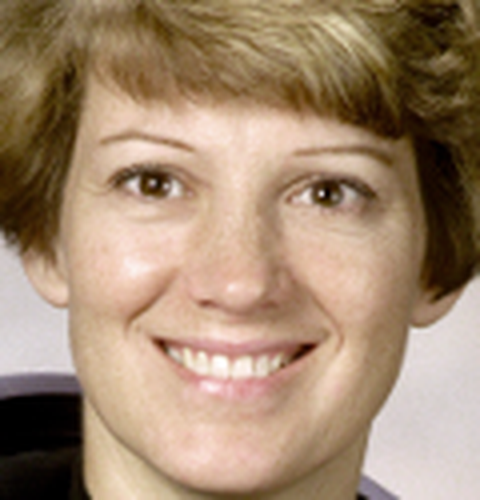
#> input picture denoise_images/clean/portrait.png, 480 x 500 px, given in place of astronaut.png, which was not available
$ python prepare_dataset.py
#> lines starting #> are read from the running program, lines starting #| are printed output that depends on the picture; after the words box and inside, x2 and y2 are one past the last pixel; in counts of white or black regions, pixels touching at a corner belong together; pictures that were not available may be replaced by others from this repository, and a replacement may not be noted
"""Tạo lại bộ ảnh thử từ clean/{astronaut,camera,coffee}.png, không cần mạng.

Chạy: python denoise_images/prepare_dataset.py
Phụ thuộc: numpy, Pillow. Seed=42; kết quả lưu PNG không mất dữ liệu.
"""
import hashlib
import json
from pathlib import Path

import numpy as np
from PIL import Image, ImageDraw, ImageOps

ROOT = Path(__file__).resolve().parent


def main():
    rng = np.random.default_rng(42)
    records = []
    for folder in ("clean", "noisy", "exposure"):
        (ROOT / folder).mkdir(exist_ok=True)

    def read(name):
#> called with name = 'astronaut.png'
        return np.asarray(Image.open(ROOT / "clean" / name)).copy()
#> returned value is the input picture: shape (500, 480, 3); mean R, G, B 162.9, 137.5, 112.8

    def save(relative, arr):
        Image.fromarray(arr).save(ROOT / relative)

    def gaussian(arr, sigma=20):
        return np.rint(np.clip(arr.astype(float) + rng.normal(0, sigma, arr.shape), 0, 255)).astype(np.uint8)

    def impulse(arr, amount=.04):
        out = arr.copy()
        mask = rng.random(arr.shape[:2])
        out[mask < amount / 2] = 0
        out[mask >= 1 - amount / 2] = 255
        return out

    def record(path, reference, category, parameters):
        records.append(dict(path=path, reference=reference, category=category, parameters=parameters))

    portrait = np.asarray(Image.fromarray(read('astronaut.png')).crop((165, 55, 285, 180)).resize((480, 500), Image.Resampling.LANCZOS))
    save('clean/portrait.png', portrait)
    edges = np.full((480, 640, 3), 180, np.uint8)
    edges[:, :320] = 50
    edge_image = Image.fromarray(edges)
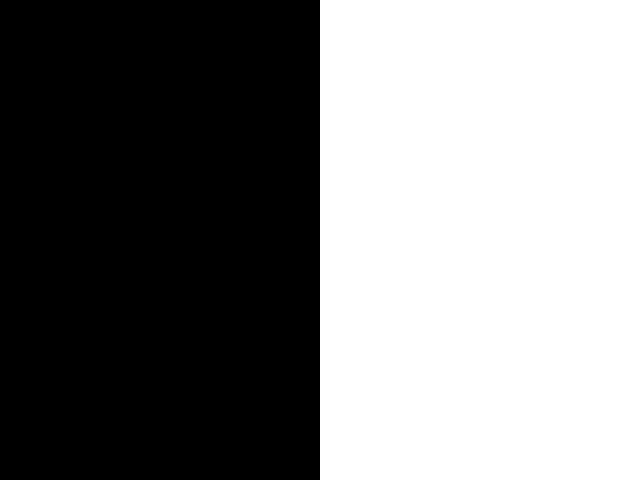
#> edge_image: PIL image 640x480 RGB; values 50 (black) and 180 (white), 50% white; 1 white region, box (x1, y1, x2, y2) and area: (320, 0, 640, 480) 153600
    draw = ImageDraw.Draw(edge_image)
    draw.rectangle((50, 60, 220, 200), fill=(230, 150, 70))
    draw.ellipse((390, 70, 570, 250), fill=(30, 80, 210))
    draw.text((40, 320), 'EDGE TEST 0123456789', fill='white', stroke_width=1)
    for x in range(40, 600, 12):
        draw.line((x, 380, x, 440), fill='white', width=2)
    save('clean/edges.png', np.asarray(edge_image))
#> call 2 of save, with relative = 'clean/edges.png'
#> in save (call 2), `Image.fromarray(arr).save(ROOT / relative)`:
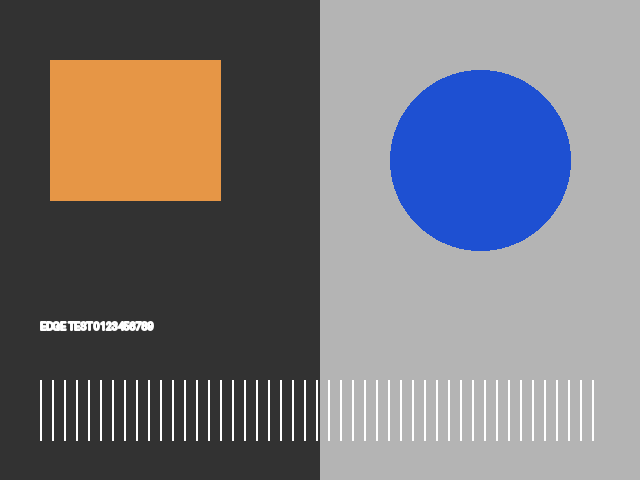
#> saved as edges.png: PIL image 640x480 RGB; mean R, G, B 119.8, 117.7, 122.3

    for name in ['astronaut', 'camera', 'coffee', 'portrait', 'edges']:
        arr = read(name + '.png')
        record(f'clean/{name}.png', None, 'clean', {})
        save(f'noisy/{name}_gaussian20.png', gaussian(arr))
        record(f'noisy/{name}_gaussian20.png', f'clean/{name}.png', 'gaussian', {'sigma': 20})
        save(f'noisy/{name}_salt_pepper04.png', impulse(arr))
        record(f'noisy/{name}_salt_pepper04.png', f'clean/{name}.png', 'salt_pepper', {'probability': .04})

    save('noisy/portrait_mixed.png', impulse(gaussian(portrait, 12), .02))
#> in impulse (call 6), `out[mask >= 1 - amount / 2] = 255`:
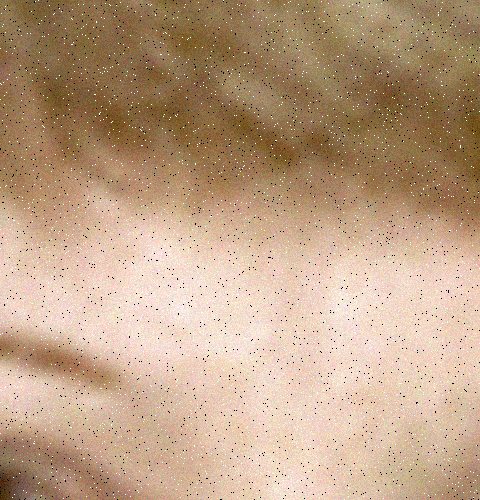
#> out: shape (500, 480, 3); mean R, G, B 190.4, 160.8, 133.1
    record('noisy/portrait_mixed.png', 'clean/portrait.png', 'mixed', {'sigma': 12, 'probability': .02})
    # Các đốm nhân tạo chỉ minh họa mất chi tiết nhỏ, không phải ảnh bệnh da.
    marked = Image.fromarray(portrait)
    draw = ImageDraw.Draw(marked)
    for x, y, r in [(140, 290, 3), (160, 310, 4), (320, 295, 3), (300, 330, 4), (245, 120, 3)]:
        draw.ellipse((x-r, y-r, x+r, y+r), fill=(150, 65, 65))
    save('noisy/portrait_simulated_spots.png', np.asarray(marked))
    record('noisy/portrait_simulated_spots.png', 'clean/portrait.png', 'simulated_spots', {'note': 'Artificial red dots; not real acne'})

    scene = read('coffee.png')
    night = np.rint((scene.astype(float) / 255) ** 2.2 * 255).astype(np.uint8)
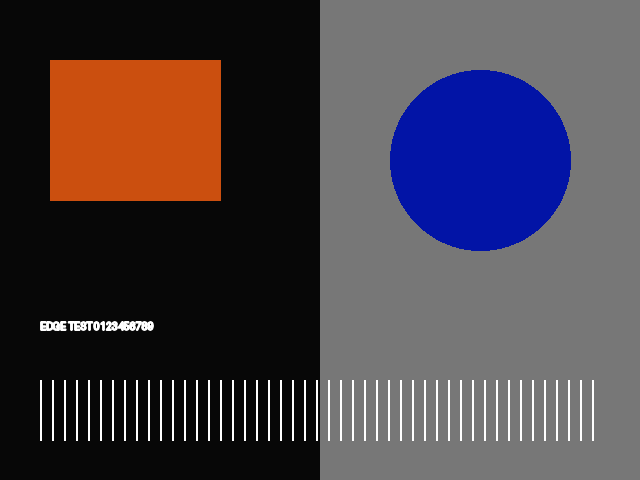
#> night: shape (480, 640, 3); mean R, G, B 72.9, 64.7, 71.9
    save('exposure/night.png', night)
    record('exposure/night.png', None, 'simulated_low_light', {'gamma': 2.2})
    save('exposure/night_gaussian12.png', gaussian(night, 12))
    record('exposure/night_gaussian12.png', 'exposure/night.png', 'gaussian_low_light', {'sigma': 12})

    scene = read('astronaut.png')
    yy, xx = np.mgrid[:scene.shape[0], :scene.shape[1]]
    shadow = np.exp(-(((xx-225)/105)**2 + ((yy-170)/160)**2) / 2)
    factor = 1.15 - .95 * shadow[..., None]
    backlit = np.rint(np.clip(scene.astype(float) * factor, 0, 255)).astype(np.uint8)
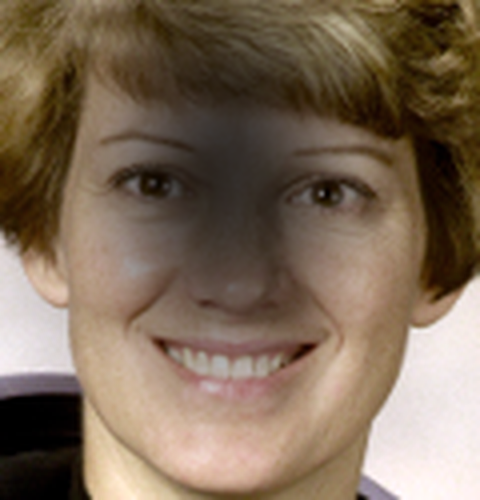
#> backlit: shape (500, 480, 3); mean R, G, B 125.6, 106.7, 87.6
    save('exposure/backlit.png', backlit)
    record('exposure/backlit.png', None, 'simulated_backlit', {'note': 'Spatial brightness mask; not a real backlit capture'})
    save('exposure/backlit_gaussian12.png', gaussian(backlit, 12))
    record('exposure/backlit_gaussian12.png', 'exposure/backlit.png', 'gaussian_backlit', {'sigma': 12})

    for rec in records:
        path = ROOT / rec['path']
        rec['sha256'] = hashlib.sha256(path.read_bytes()).hexdigest()
        rec['shape'] = list(np.asarray(Image.open(path)).shape)
    (ROOT / 'manifest.json').write_text(json.dumps({'seed': 42, 'images': records}, indent=2, ensure_ascii=False), encoding='utf-8')
    tiles = []
    for rec in records:
        im = Image.open(ROOT / rec['path']).convert('RGB')
        tile = Image.new('RGB', (270, 235), '#eef2f6')
        tile.paste(ImageOps.contain(im, (260, 195)), (5, 5))
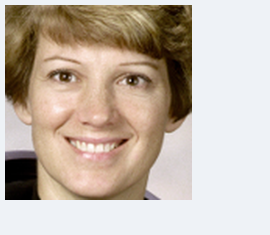
#> tile: PIL image 270x235 RGB; mean R, G, B 194.9, 181.9, 169.5
        ImageDraw.Draw(tile).text((5, 205), rec['path'], fill='black')
        tiles.append(tile)
    sheet = Image.new('RGB', (270*4, 235*((len(tiles)+3)//4)), 'white')
#> sheet: PIL image 1080x1410 RGB; every value is 255
    for i, tile in enumerate(tiles):
        sheet.paste(tile, ((i%4)*270, (i//4)*235))
#> this loop made 21 passes
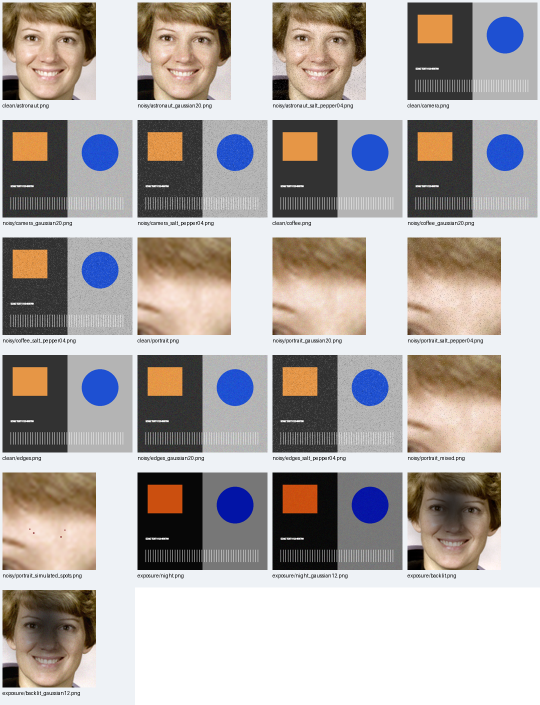
#> sheet: PIL image 1080x1410 RGB (shown at 1/2 size); mean R, G, B 176.4, 170, 166.9
    sheet.save(ROOT / 'dataset_overview.jpg', quality=90)
    print(f'Prepared {len(records)} images, seed=42.')


if __name__ == '__main__':
    main()
